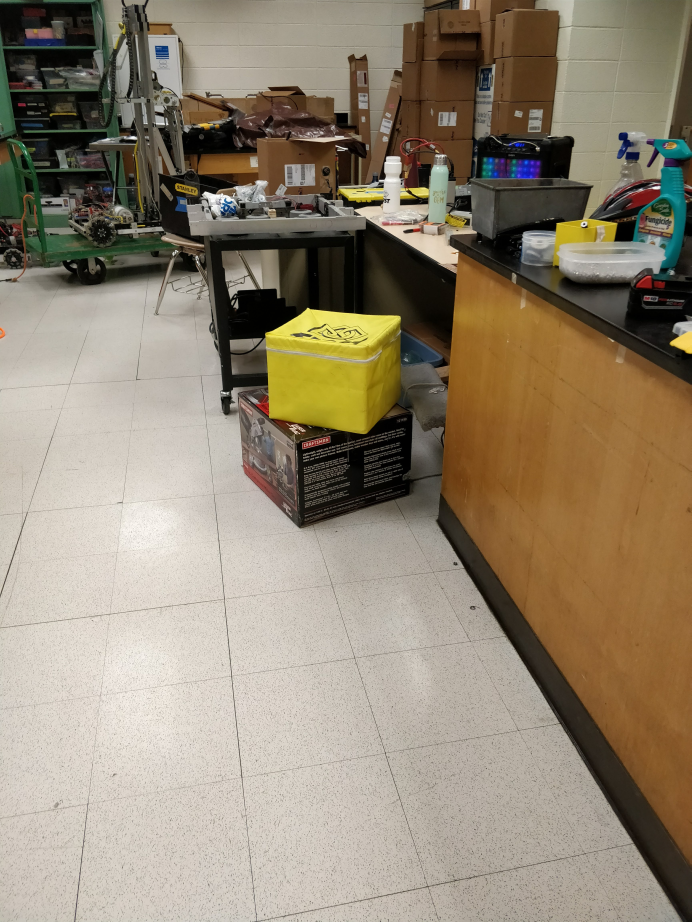
#> input picture python27/frc_cube2.jpg, 3456 x 4608 px, given in place of the camera (shown at 1/5 size)
$ python main.py   (older library calls are emulated)
#> lines starting #> are read from the running program, lines starting #| are printed output that depends on the picture; after the words box and inside, x2 and y2 are one past the last pixel; in counts of white or black regions, pixels touching at a corner belong together
#> in video, frame is the input picture: shape (4608, 3456, 3); mean B, G, R 113.8, 133.4, 145.7
### python27/filters.py
import numpy as np
import cv2


def resize(input, width, height, interpolation=cv2.INTER_CUBIC):
#> called with width = 1024, height = 768, interpolation = 2
    return cv2.resize(input, ((int)(width), (int)(height)), 0, 0, interpolation)


def median_filter(input, blur=5):
    return cv2.medianBlur(input,blur)


# [7 lines left out: function hsl_threshold, not called in this run]


def hsv_threshold(input,profile):
    hue = profile.hsv_hue
    sat = profile.hsv_sat
    val = profile.hsv_val

    out = cv2.cvtColor(input, cv2.COLOR_BGR2HSV)
    return cv2.inRange(out, (hue[0], sat[0], val[0]),  (hue[1], sat[1], val[1]))


def rgb_threshold(input, profile):


    red = profile.red
    green = profile.green
    blue = profile.blue

    out = cv2.cvtColor(input, cv2.COLOR_BGR2RGB)
    return cv2.inRange(out, (red[0], green[0], blue[0]),  (red[1], green[1], blue[1]))
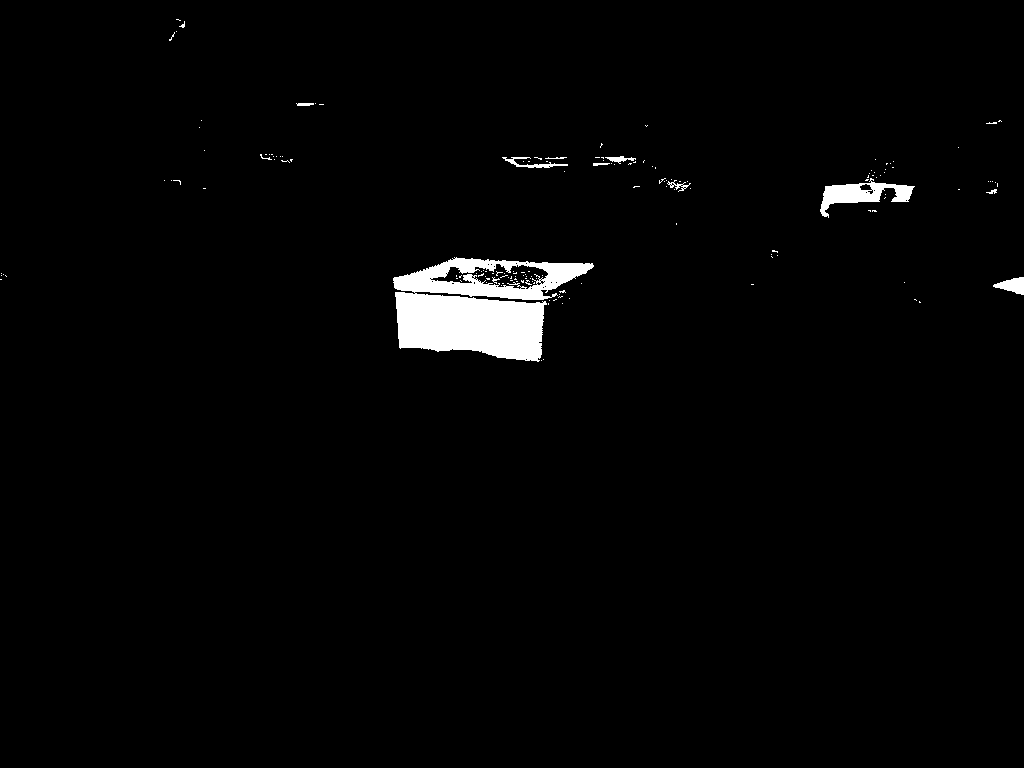
#> returned value: shape (768, 1024); 1.9% white; 155 white regions (143 under 20 px), largest, box (x1, y1, x2, y2) and area: (393, 257, 594, 362) 12252, (820, 178, 915, 218) 1453, (993, 277, 1024, 295) 333


# [41 lines left out: functions grayscale, noise_removal, detect_canny_edges, dilate_edges, threshold_OTSU, not called in this run]


def apply_mask(input, mask):
    """Filter out an area of an image using a binary mask.
    Args:
        input: A three channel numpy.ndarray.
        mask: A black and white numpy.ndarray.
    Returns:
        A three channel numpy.ndarray.
    """
    return cv2.bitwise_and(input, input, mask=mask)
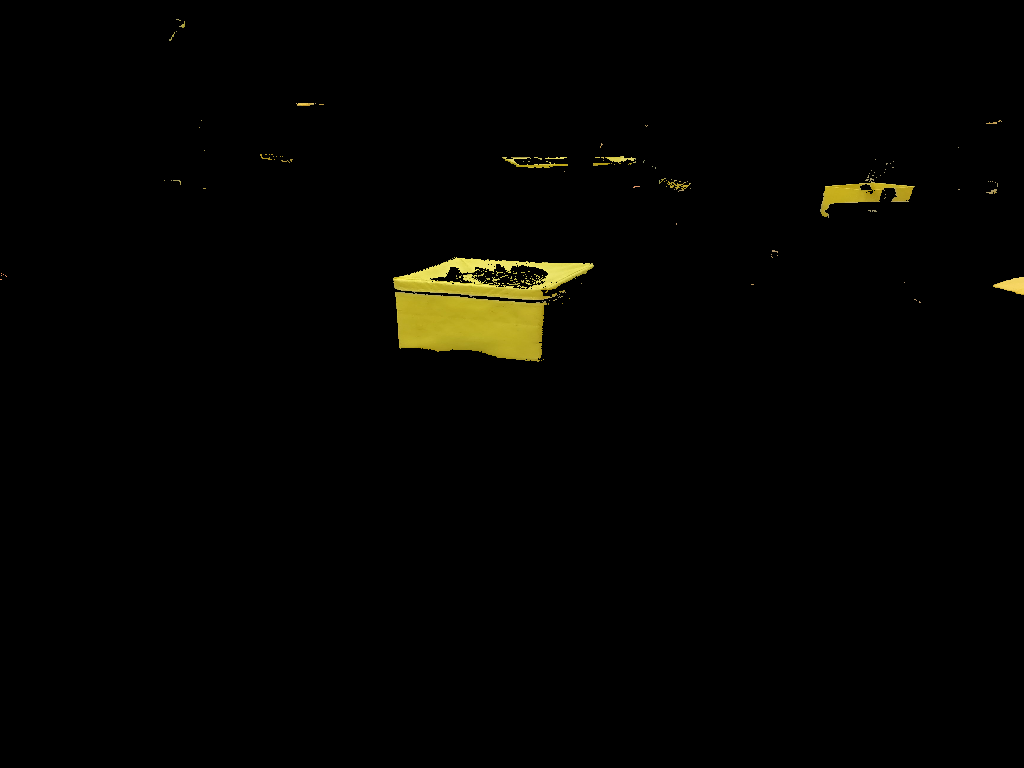
#> returned value: shape (768, 1024, 3); mean of channels 0, 1, 2 1, 3.4, 3.7; drawn as B, G, R

### python27/pipelines/cube_tracker.py
"""

Object Tracker based on a color profile

uses contour lines and rough area calculations

"""

import cv2
import math
import filters
import colors

MIN_SQUARE_AREA = 400

CUBE_LENGTH = 13

rgb_window_active = False
hsv_window_active = False

def process(img, controls, camera, debug):
    global rgb_window_active, hsv_window_active

    profile = controls.profile

    FRAME_WIDTH = camera.FRAME_WIDTH
    FRAME_HEIGHT = camera.FRAME_HEIGHT

    img = filters.resize(img, camera.FRAME_WIDTH, camera.FRAME_HEIGHT )

    original_img = img

    rgb_mask = filters.rgb_threshold(img, profile)
    if controls.show_rgb_mask:
        cv2.imshow("rgb mask", rgb_mask)
        rgb_window_active = True
    elif rgb_window_active:
        cv2.destroyWindow('rgb mask')
        rgb_window_active = False

    img = filters.apply_mask(img, rgb_mask)

    img = filters.hsv_threshold(img, profile)
#> in hsv_threshold, `out = cv2.cvtColor(input, cv2.COLOR_BGR2HSV)`: out: shape (768, 1024, 3); mean H, S, V 0.5, 3.6, 3.7
#> in hsv_threshold, `return cv2.inRange(out, (hue[0], sat[0], val[0]),  (hue[1], sat[1], va..`: returned value: shape (768, 1024); 1.9% white; 140 white regions (127 under 20 px), largest, box (x1, y1, x2, y2) and area: (395, 292, 547, 362) 8080, (393, 257, 594, 300) 4169, (820, 178, 915, 218) 1452
    if controls.show_hsv_mask:
        cv2.imshow("hsv mask", img)
        hsv_window_active = True
    elif hsv_window_active:
        cv2.destroyWindow('hsv mask')
        hsv_window_active = False

    img = filters.median_filter(img)
#> in median_filter, `return cv2.medianBlur(input,blur)`:
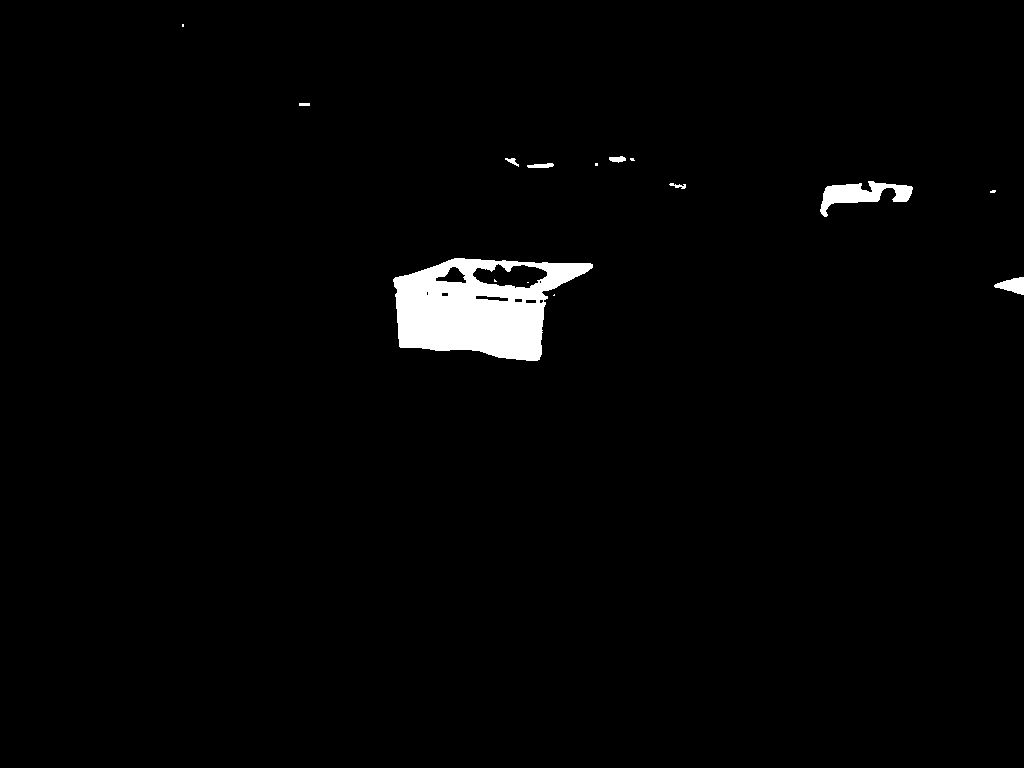
#> returned value: shape (768, 1024); 1.9% white; 15 white regions (7 under 20 px)
    if debug:
        cv2.imshow('median filter', img)

    _, contours, hierarchy = cv2.findContours(img,
                                              cv2.RETR_EXTERNAL,
                                              cv2.CHAIN_APPROX_SIMPLE)
#> contours = 13 contours, 5 with area under 20; largest, box (x1, y1, x2, y2) and area: (393, 258, 593, 361) 13762, (820, 181, 913, 217) 1311, (994, 277, 1024, 295) 291, (527, 163, 554, 168) 72, (609, 156, 626, 163) 62, (505, 158, 519, 167) 36, (669, 183, 686, 189) 30, (299, 103, 310, 106) 20

    contour_list = []
    for (index,contour) in enumerate(contours):

        area = cv2.contourArea(contour)
        # peri = cv2.arcLength(contour, True)
        # approx = cv2.approxPolyDP(contour, 0.04 * peri, True)

        #
        # limit the number of contours to process
        #
        if area > MIN_SQUARE_AREA:
            contour_list.append(contour)

            color = colors.random()

            x,y,w,h = cv2.boundingRect(contour)

            #
            # if it is a cube, then outbound rectangle should be close to a square
            #
            if is_not_square(w,h):
                cv2.rectangle(original_img, (x, y), (x + w, y + h), colors.WHITE, 2)
                continue

            cv2.rectangle(original_img,(x,y),(x+w,y+h),colors.GREEN ,2)
            #
            # print 'square: %s,%s' % (w,h)
            # print w/h, h/w

            center_mass_x = x+w/2
            center_mass_y = y+h/2

            angle = get_angle( camera, center_mass_x, center_mass_y )
            distance = get_distance(w, CUBE_LENGTH, camera.FOCAL_LENGTH)

            # print 'x:%s, y:%s angle:%s ' % ( center_mass_x, center_mass_y, angle )

            cv2.drawContours(original_img, contours,  index, color, 2)
            cv2.circle(original_img, (center_mass_x, center_mass_y),5,color, -1);
            cv2.line(original_img,(FRAME_WIDTH/2,FRAME_HEIGHT),(center_mass_x,center_mass_y),color,2)

            font = cv2.FONT_HERSHEY_DUPLEX

            coordinate_text = 'x:%s y:%s ' % ( center_mass_x, center_mass_y)
            area_text = 'area:%s width:%s' % (area,w)
            angle_text = 'angle:%.2f  distance:%s' % (angle, distance)

            cv2.putText(original_img, coordinate_text, (x,y-35), font, .4, colors.WHITE , 1, cv2.LINE_AA)
            cv2.putText(original_img, area_text, (x, y-20), font, .4, colors.WHITE, 1, cv2.LINE_AA)
            cv2.putText(original_img, angle_text, (x, y - 5), font, .4, colors.WHITE, 1, cv2.LINE_AA)
#> this loop made 13 passes
#> (area, color, x, y, w, h, center_mass_x, center_mass_y) on pass 3: (13762, (197, 215, 20), 393, 258, 200, 103, 493, 309.5)
#> (area, color, x, y, w, h) on pass 6: (1311, (132, 248, 207), 820, 181, 93, 36)
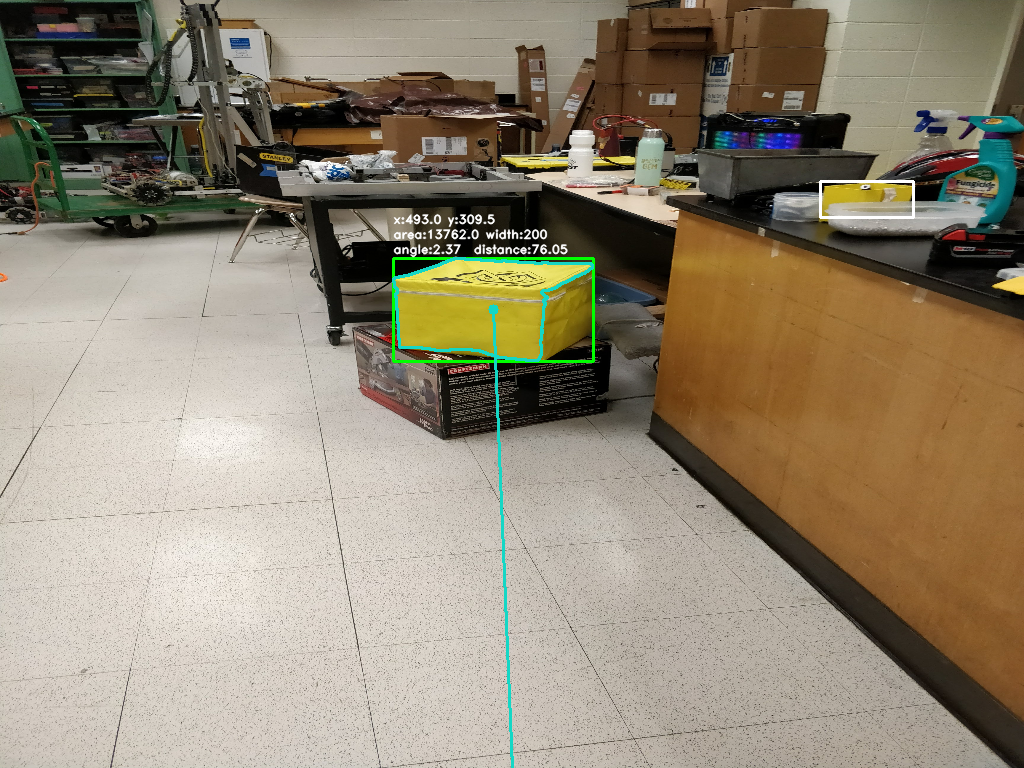
#> original_img: shape (768, 1024, 3); mean of channels 0, 1, 2 114.8, 134.6, 145.5; drawn as B, G, R
#> after the loop, contour_list = 2 contours; box (x1, y1, x2, y2) and area: (393, 258, 593, 361) 13762, (820, 181, 913, 217) 1311

    # create a line for the center of frame
    cv2.line(original_img, (FRAME_WIDTH / 2, FRAME_HEIGHT), (FRAME_WIDTH/2, 0), colors.WHITE, 4)
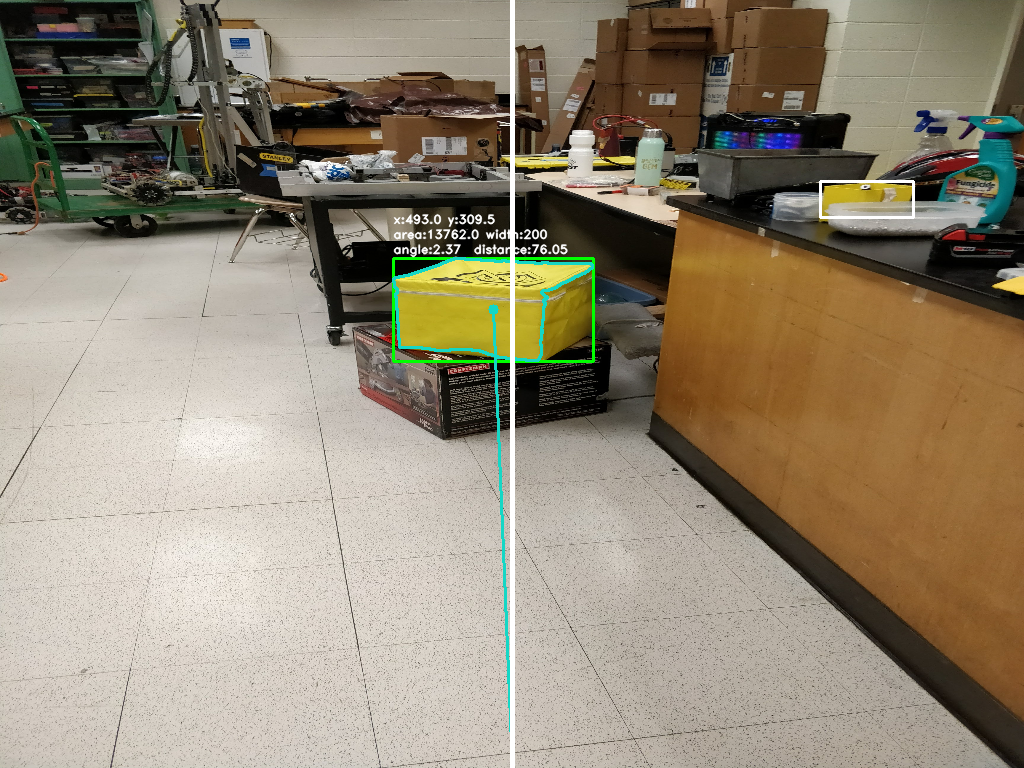
#> original_img: shape (768, 1024, 3); 0.49% of pixels changed, all inside (x1, y1, x2, y2) = (510, 0, 515, 768); drawn as B, G, R

    return original_img


def get_angle( camera, x, y ):

    a = float(abs(camera.FRAME_WIDTH/2 - x ))
    b = float(camera.FRAME_HEIGHT - y)

    radians = math.atan(a/b)
    angle = radians * 180 / math.pi
    return angle


def get_distance( width_pixel, width_actual, focal_length ):

    return focal_length * width_actual / width_pixel


def is_not_square(w,h):
    if w > h:
       return float(w)/h > 2
    else:
        return float(h)/w > 2

### python27/colors.py
"""
OpenCV RGB color schemes
 ( RED , GREEN , BLUE )
"""
from random import randint

GREEN = (0, 255, 0)
RED = (255, 0, 0)
BLUE = (0, 0, 255)
WHITE = (255, 255, 255)
BLACK = (0, 0, 0)


def random():
    return (randint(0, 255),
            randint(0, 255),
            randint(0, 255))

### python27/gui/view.py
from Tkinter import Tk, Label, Button, Entry, IntVar, END, W, E, Scale, Checkbutton

class Controls:

    def __init__(self, profile):
        self.profile = profile

        self.show_rgb_mask = False
        self.show_hsv_mask = False


    def start(self,master):

        self.master = master
        master.title("Controls")

        self.rgb_red_min = Scale(master, from_=0, to=255, background="red")
        self.rgb_red_max = Scale(master, from_=0, to=255, background="red")

        self.hue_label = Label(master, text="hue", background="white")
        self.sat_label = Label(master, text="sat", background="white")
        self.val_label = Label(master, text="val", background="white")

        self.rgb_green_min = Scale(master, from_=0, to=255, background="green")
        self.rgb_green_max = Scale(master, from_=0, to=255, background="green")

        self.rgb_blue_min = Scale(master, from_=0, to=255, background="blue")
        self.rgb_blue_max = Scale(master, from_=0, to=255, background="blue")

        self.hsv_hue_min = Scale(master, from_=0, to=255, background="white")
        self.hsv_hue_max = Scale(master, from_=0, to=255, background="white")

        self.hsv_sat_min = Scale(master, from_=0, to=255, background="white")
        self.hsv_sat_max = Scale(master, from_=0, to=255, background="white")

        self.hsv_val_min = Scale(master, from_=0, to=255, background="white")
        self.hsv_val_max = Scale(master, from_=0, to=255, background="white")

        # set default values
        self.rgb_red_min.set(self.profile.red[0])
        self.rgb_red_max.set(self.profile.red[1])

        self.rgb_green_min.set(self.profile.green[0])
        self.rgb_green_max.set(self.profile.green[1])

        self.rgb_blue_min.set(self.profile.blue[0])
        self.rgb_blue_max.set(self.profile.blue[1])

        self.hsv_hue_min.set(self.profile.hsv_hue[0])
        self.hsv_hue_max.set(self.profile.hsv_hue[1])

        self.hsv_sat_min.set(self.profile.hsv_sat[0])
        self.hsv_sat_max.set(self.profile.hsv_sat[1])

        self.hsv_val_min.set(self.profile.hsv_val[0])
        self.hsv_val_max.set(self.profile.hsv_val[1])

        self.show_rgb_mask_var = IntVar()
        self.show_rgb_mask_check = Checkbutton(master, text="RGB Mask",
                                               variable=self.show_rgb_mask_var)

        self.show_hsv_mask_var = IntVar()
        self.show_hsv_mask_check = Checkbutton(master, text="HSV Mask",
                                               variable=self.show_hsv_mask_var)

        # LAYOUT
        self.rgb_red_min.grid(row=0, column=0)
        self.rgb_red_max.grid(row=0, column=1)
        self.hue_label.grid(row=1,column=0,columnspan=2)
        self.sat_label.grid(row=1,column=2,columnspan=2)
        self.val_label.grid(row=1,column=4,columnspan=2)


        self.rgb_green_min.grid(row=0, column=2)
        self.rgb_green_max.grid(row=0, column=3)

        self.rgb_blue_min.grid(row=0, column=4)
        self.rgb_blue_max.grid(row=0, column=5)

        self.hsv_hue_min.grid(row=2, column=0)
        self.hsv_hue_max.grid(row=2, column=1)

        self.hsv_sat_min.grid(row=2, column=2)
        self.hsv_sat_max.grid(row=2, column=3)

        self.hsv_val_min.grid(row=2, column=4)
        self.hsv_val_max.grid(row=2, column=5)

        self.show_rgb_mask_check.grid(row=3, column=0)
        self.show_hsv_mask_check.grid(row=3, column=1)

    def update_profile(self):

        self.rgb_red_min.set(min( self.rgb_red_min.get(), self.rgb_red_max.get()))
#> (this line was passed over: Tkinter is not available in this run)
        self.rgb_red_max.set(max( self.rgb_red_min.get(), self.rgb_red_max.get()))
#> (this line was passed over: Tkinter is not available in this run)


        self.profile.red = [self.rgb_red_min.get(),
                            self.rgb_red_max.get()]

        self.profile.green = [self.rgb_green_min.get(),
                             self.rgb_green_max.get()]

        self.profile.blue = [self.rgb_blue_min.get(),
                              self.rgb_blue_max.get()]

        self.profile.hsv_hue = [self.hsv_hue_min.get(),
                             self.hsv_hue_max.get()]

        self.profile.hsv_sat = [self.hsv_sat_min.get(),
                             self.hsv_sat_max.get()]

        self.profile.hsv_val = [self.hsv_val_min.get(),
                             self.hsv_val_max.get()]

        self.show_rgb_mask = self.show_rgb_mask_var.get() == 1
        self.show_hsv_mask = self.show_hsv_mask_var.get() == 1

### python27/main.py
import cv2

import yellow_profile
from cameras import logitech_c270, generic
from pipelines import cube_tracker

from gui.view import Controls

VIDEO_SOURCE_NUMBER = 0

from Tkinter import Tk

def video(debug=False):

    cap = cv2.VideoCapture(VIDEO_SOURCE_NUMBER)

    root = Tk()
    controls = Controls(yellow_profile)
    controls.start(root)

    while(True):

        _, frame = cap.read()

        img = cube_tracker.process(frame,
                                   controls,
                                   logitech_c270,
                                   debug)

        # use this instead of root.mainloop()
        root.update_idletasks()
        root.update()

        controls.update_profile()

        cv2.imshow('frame', img )
        if cv2.waitKey(1) & 0xFF == ord('q'):
#> (key q is pressed here)
            break

    cap.release()
    cv2.destroyAllWindows()

def single_frame(debug=False):

    img = cv2.imread("frc_cube.jpg")
    img = cube_tracker.process(img,
                               yellow_profile,
                               generic,
                               debug)

    cv2.imshow('Objects Detected',img)
    cv2.waitKey()


#TODO enable options to be passed from command line
if __name__ == '__main__':
    video(debug=False)
